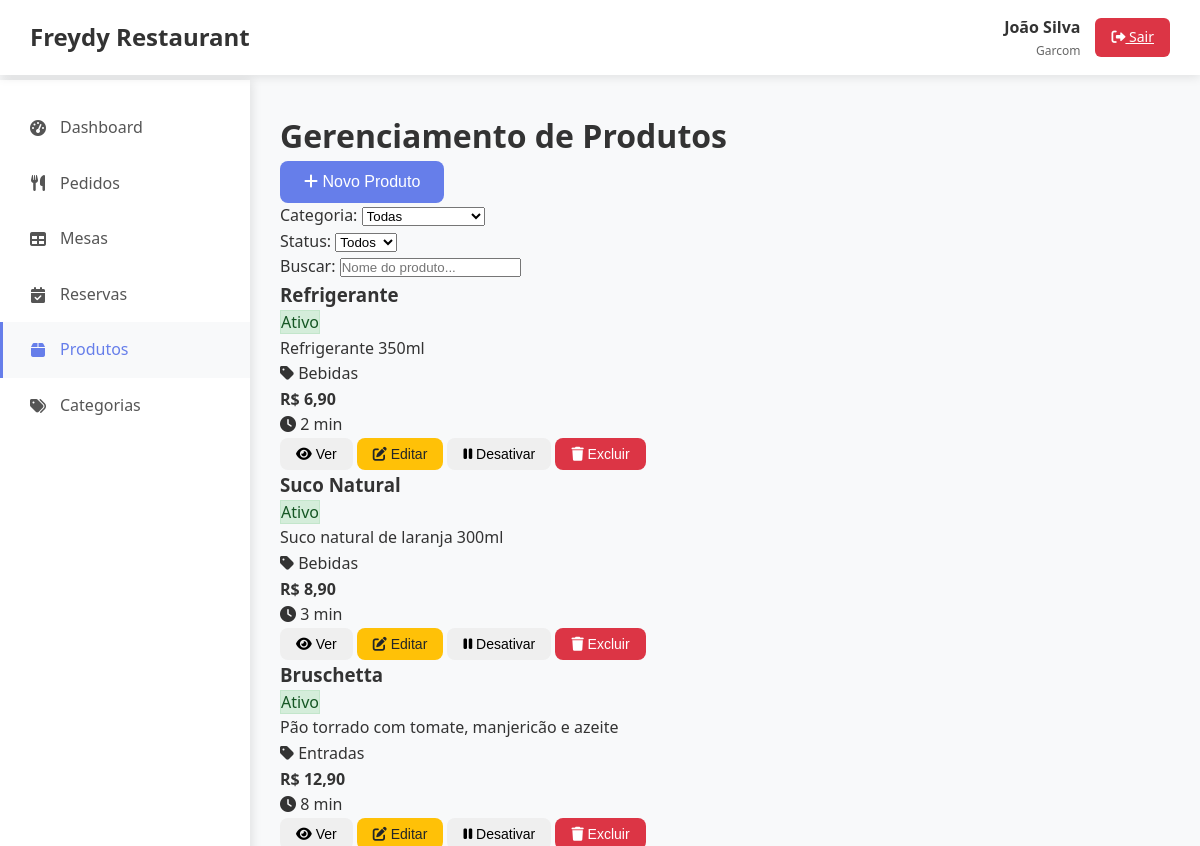
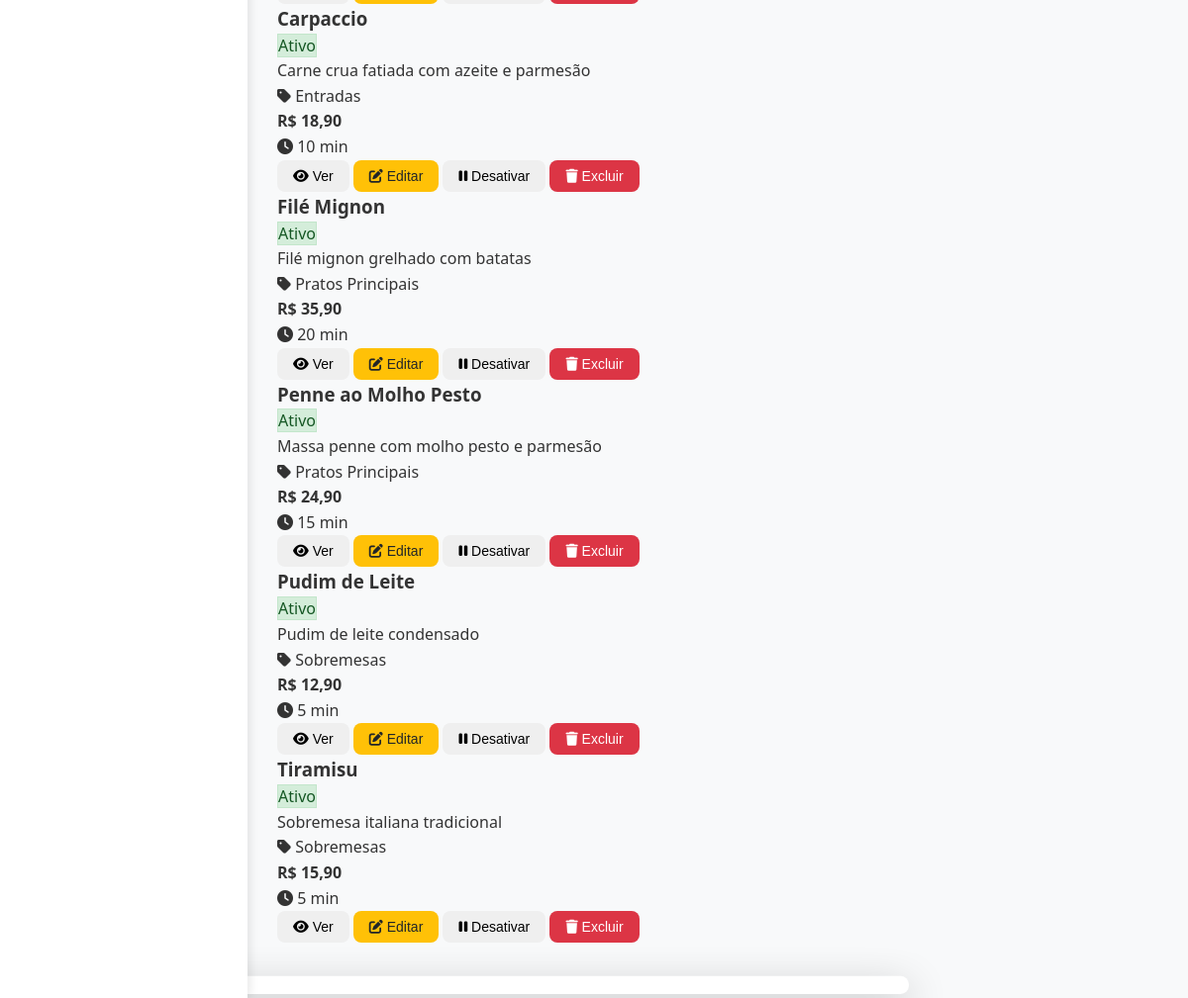
Page /produtos.php (signed in) on the committed database (2 pictures, top to bottom).
### tables this page shows
CREATE TABLE produtos (
    id INT AUTO_INCREMENT PRIMARY KEY,
    restaurante_id INT NOT NULL,
    categoria_id INT NOT NULL,
    nome VARCHAR(100) NOT NULL,
    descricao TEXT,
    preco DECIMAL(10,2) NOT NULL,
    tempo_preparo INT DEFAULT 15,  
    status ENUM('ativo', 'inativo') DEFAULT 'ativo',
    imagem_url VARCHAR(255),
    data_cadastro TIMESTAMP DEFAULT CURRENT_TIMESTAMP,
    data_atualizacao TIMESTAMP DEFAULT CURRENT_TIMESTAMP ON UPDATE CURRENT_TIMESTAMP,
    FOREIGN KEY (restaurante_id) REFERENCES restaurantes(id) ON DELETE CASCADE,
    FOREIGN KEY (categoria_id) REFERENCES categorias(id) ON DELETE CASCADE
);

CREATE TABLE categorias (
    id INT AUTO_INCREMENT PRIMARY KEY,
    restaurante_id INT NOT NULL,
    nome VARCHAR(50) NOT NULL,
    descricao TEXT,
    status ENUM('ativo', 'inativo') DEFAULT 'ativo',
    data_cadastro TIMESTAMP DEFAULT CURRENT_TIMESTAMP,
    FOREIGN KEY (restaurante_id) REFERENCES restaurantes(id) ON DELETE CASCADE
);

### config/database.php (called while the page is built, shortened)
<?php
class Database {
    private static $instance = null;
    private $connection;
    private $host = 'localhost';
    private $dbname = 'freydy_restaurant_db';
    private $username = 'root';
    private $password = 'root';
    private $charset = 'utf8mb4';
    private function __construct() {
        try {
            $dsn = "mysql:host={$this->host};dbname={$this->dbname};charset={$this->charset}";
            $options = [
                PDO::ATTR_ERRMODE => PDO::ERRMODE_EXCEPTION,
                PDO::ATTR_DEFAULT_FETCH_MODE => PDO::FETCH_ASSOC,
                PDO::ATTR_EMULATE_PREPARES => false,
            ];
            $this->connection = new PDO($dsn, $this->username, $this->password, $options);
        } catch (PDOException $e) {
            throw new Exception("Erro na conexão com o banco de dados: " . $e->getMessage());
        }
    }
    public static function getInstance() {
        if (self::$instance === null) {
            self::$instance = new self();
        }
        return self::$instance;
    }
    public function query($sql, $params = []) {
        try {
            $stmt = $this->connection->prepare($sql);
            $stmt->execute($params);
            return $stmt;
        } catch (PDOException $e) {
            throw new Exception("Erro na execução da query: " . $e->getMessage());
        }
    }
    public function fetchAll($sql, $params = []) {
        return $this->query($sql, $params)->fetchAll();
    }
}

### includes/auth.php (called while the page is built, shortened)
<?php
class Auth {
    public function estaLogado() {
        return isset($_SESSION['usuario_id']) && !empty($_SESSION['usuario_id']);
    }
    public function getUsuario() {
        return [
            'id' => $_SESSION['usuario_id'],
            'nome' => $_SESSION['usuario_nome'],
            'email' => $_SESSION['usuario_email'],
            'tipo' => $_SESSION['usuario_tipo'],
            'restaurante_id' => $_SESSION['restaurante_id'],
            'restaurante_nome' => $_SESSION['restaurante_nome']
        ];
    }
}
$auth = new Auth();

### models/Produto.php (called while the page is built, shortened)
<?php
require_once __DIR__ . '/../config/database.php';
class Produto {
    private $db;
    public function __construct() {
        $this->db = Database::getInstance();
    }
    public function listarPorRestaurante($restauranteId, $categoriaId = null, $status = 'ativo') {
        $sql = "SELECT p.*, c.nome as categoria_nome
                FROM produtos p
                INNER JOIN categorias c ON p.categoria_id = c.id
                WHERE p.restaurante_id = ? AND p.status = ?";
        $params = [$restauranteId, $status];
        $sql .= " ORDER BY c.nome, p.nome";
        return $this->db->fetchAll($sql, $params);
    }
}

### produtos.php (the view, shortened to what this page needs)
<?php
require_once 'includes/auth.php';
$auth->requerLogin();
$usuario = $auth->getUsuario();
require_once 'models/Produto.php';
$produtoModel = new Produto();
$produtos = $produtoModel->listarPorRestaurante($usuario['restaurante_id']);
?>
<!DOCTYPE html>
<html lang="pt-BR">
<head>
    <link rel="stylesheet" href="assets/css/styles.css">
    <link rel="stylesheet" href="https://cdnjs.cloudflare.com/ajax/libs/font-awesome/6.0.0/css/all.min.css">
</head>
<body>
    <?php include 'includes/header.php'; ?>
    <div class="container">
        <?php include 'includes/sidebar.php'; ?>
        <main class="main-content">
            <div class="page-header">
                <h1>Gerenciamento de Produtos</h1>
                <button class="btn btn-primary" onclick="abrirModalNovoProduto()">
                    <i class="fas fa-plus"></i> Novo Produto
                </button>
            </div>
            <div class="filters-section">
                <div class="filter-group">
                    <label for="filtro-categoria">Categoria:</label>
                    <select id="filtro-categoria" onchange="filtrarProdutos()">
                        <option value="">Todas</option>
                    </select>
                </div>
                <div class="filter-group">
                    <label for="filtro-status">Status:</label>
                    <select id="filtro-status" onchange="filtrarProdutos()">
                        <option value="">Todos</option>
                    </select>
                </div>
                <div class="filter-group">
                    <label for="busca-produto">Buscar:</label>
                    <input type="text" id="busca-produto" placeholder="Nome do produto..." onkeyup="filtrarProdutos()">
                </div>
            </div>
            <div class="produtos-grid">
                <?php if (empty($produtos)): ?>
                    <div class="empty-state">
                        <i class="fas fa-box"></i>
                        <h3>Nenhum produto cadastrado</h3>
                        <p>Comece adicionando produtos ao seu cardápio.</p>
                    </div>
                <?php else: ?>
                    <?php foreach ($produtos as $produto): ?>
                        <div class="produto-card" data-categoria="<?php echo $produto['categoria_id']; ?>" data-status="<?php echo $produto['status']; ?>" data-nome="<?php echo strtolower($produto['nome']); ?>">
                            <div class="produto-header">
                                <h3><?php echo $produto['nome']; ?></h3>
                                <span class="status-badge status-<?php echo $produto['status']; ?>">
                                    <?php echo ucfirst($produto['status']); ?>
                                </span>
                            </div>
                            <div class="produto-info">
                                <p class="produto-descricao"><?php echo $produto['descricao']; ?></p>
                                <p class="produto-categoria">
                                    <i class="fas fa-tag"></i>
                                    <?php echo $produto['categoria_nome']; ?>
                                </p>
                                <p class="produto-preco">
                                    <strong>R$ <?php echo number_format($produto['preco'], 2, ',', '.'); ?></strong>
                                </p>
                                <p class="produto-tempo">
                                    <i class="fas fa-clock"></i>
                                    <?php echo $produto['tempo_preparo']; ?> min
                                </p>
                            </div>
                            <div class="produto-actions">
                                <button class="btn btn-sm btn-info" onclick="verDetalhesProduto(<?php echo $produto['id']; ?>)">
                                    <i class="fas fa-eye"></i> Ver
                                </button>
                                <button class="btn btn-sm btn-warning" onclick="editarProduto(<?php echo $produto['id']; ?>)">
                                    <i class="fas fa-edit"></i> Editar
                                </button>
                                <?php if ($produto['status'] == 'ativo'): ?>
                                    <button class="btn btn-sm btn-secondary" onclick="alterarStatusProduto(<?php echo $produto['id']; ?>, 'inativo')">
                                        <i class="fas fa-pause"></i> Desativar
                                    </button>
                                <?php else: ?>
                                    <button class="btn btn-sm btn-success" onclick="alterarStatusProduto(<?php echo $produto['id']; ?>, 'ativo')">
                                        <i class="fas fa-play"></i> Ativar
                                    </button>
                                <?php endif; ?>
                                <button class="btn btn-sm btn-danger" onclick="excluirProduto(<?php echo $produto['id']; ?>)">
                                    <i class="fas fa-trash"></i> Excluir
                                </button>
                            </div>
                        </div>
                    <?php endforeach; ?>
                <?php endif; ?>
            </div>
        </main>
    </div>
    <div id="modalProduto" class="modal">
        <div class="modal-content">
            <span class="close">&times;</span>
        </div>
    </div>
</body>
</html>

### assets/css/styles.css (style rules this page uses)
* { margin: 0; padding: 0; box-sizing: border-box; }
body { font-family: 'Segoe UI', Tahoma, Geneva, Verdana, sans-serif; line-height: 1.6; color: #333; background-color: #f8f9fa; }
.btn { display: inline-block; padding: 12px 24px; border: none; border-radius: 8px; font-size: 16px; font-weight: 500; text-decoration: none; cursor: pointer; transition: all 0.3s ease; text-align: center; }
.btn-primary { background-color: #667eea; color: white; }
.btn-warning { background-color: #ffc107; color: #212529; }
.btn-danger { background-color: #dc3545; color: white; }
.btn-sm { padding: 8px 16px; font-size: 14px; }
.container { display: flex; min-height: 100vh; }
.main-content { flex: 1; margin-left: 250px; margin-top: 80px; padding: 30px; }
.modal-content { background: white; border-radius: 12px; box-shadow: 0 20px 60px rgba(0, 0, 0, 0.3); max-width: 90%; max-height: 90%; overflow: hidden; transform: scale(0.7); transition: transform 0.3s ease; }
.status-badge.status-ativo { background: #d4edda; color: #155724; border: 1px solid #c3e6cb; }

### rows in the picture
produtos: nome "Refrigerante", status "Ativo", descricao "Refrigerante 350ml", categoria.nome "Bebidas", preco "6,90", tempo_preparo "2"
produtos: nome "Suco Natural", status "Ativo", descricao "Suco natural de laranja 300ml", categoria.nome "Bebidas", preco "8,90", tempo_preparo "3"
produtos: nome "Bruschetta", status "Ativo", descricao "Pão torrado com tomate, manjericão e azeite", categoria.nome "Entradas", preco "12,90", tempo_preparo "8"
produtos: nome "Carpaccio", status "Ativo", descricao "Carne crua fatiada com azeite e parmesão", categoria.nome "Entradas", preco "18,90", tempo_preparo "10"
produtos: nome "Filé Mignon", status "Ativo", descricao "Filé mignon grelhado com batatas", categoria.nome "Pratos Principais", preco "35,90", tempo_preparo "20"
produtos: nome "Penne ao Molho Pesto", status "Ativo", descricao "Massa penne com molho pesto e parmesão", categoria.nome "Pratos Principais", preco "24,90", tempo_preparo "15"
produtos: nome "Pudim de Leite", status "Ativo", descricao "Pudim de leite condensado", categoria.nome "Sobremesas", preco "12,90", tempo_preparo "5"
produtos: nome "Tiramisu", status "Ativo", descricao "Sobremesa italiana tradicional", categoria.nome "Sobremesas", preco "15,90", tempo_preparo "5"

### other values in the picture
$usuario['nome'] "João Silva"
$usuario['tipo'] "Garcom"
